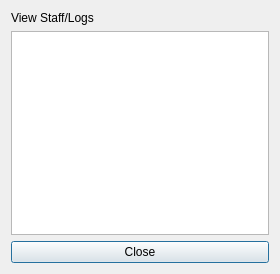
<?xml version="1.0" encoding="UTF-8"?>
<ui version="4.0">
 <class>Viewwindow</class>
 <widget class="QDialog" name="Viewwindow">
  <property name="geometry">
   <rect>
    <x>0</x>
    <y>0</y>
    <width>280</width>
    <height>274</height>
   </rect>
  </property>
  <property name="windowTitle">
   <string>viewwindow — The Dollar Tracker</string>
  </property>
  <layout class="QVBoxLayout" name="layout">
   <item>
    <widget class="QLabel" name="title">
     <property name="text">
      <string>View Staff/Logs</string>
     </property>
    </widget>
   </item>
   <item>
    <widget class="QTextEdit" name="area"/>
   </item>
   <item>
    <widget class="QPushButton" name="closeBtn">
     <property name="text">
      <string>Close</string>
     </property>
    </widget>
   </item>
  </layout>
 </widget>
 <resources/>
 <connections/>
</ui>
